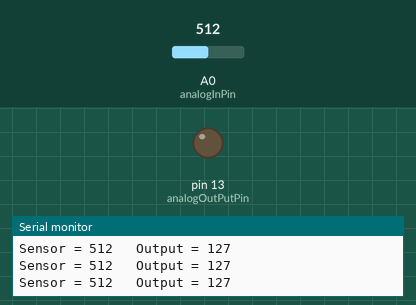
The sketch below on a simulated Arduino Uno, built with avr-gcc and run on an emulated ATmega328P. Parts: output pins drawn as LEDs (lit = HIGH), the last lines printed to the serial monitor. The test bench sets the inputs (shaded band); at power-on: A0 (analogInPin) = 512.

Above: at 1.2 s.
1.3 s: A0 (analogInPin) set to 523
At 1.8 s:
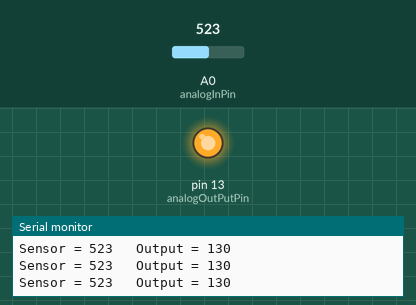
2.8 s: A0 (analogInPin) set to 511
At 3.5 s:
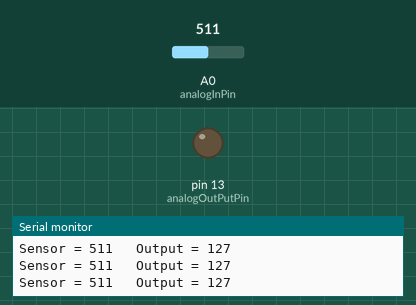
5.8 s: A0 (analogInPin) set to 716
At 7.0 s:
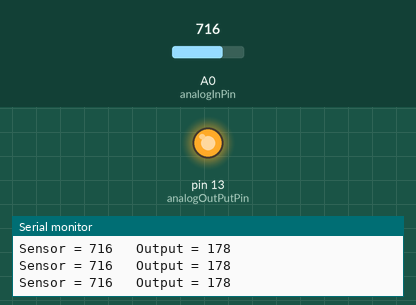
Timing chart, 0 to 8.8 s (numbered marks = the images above; inputs shaded):
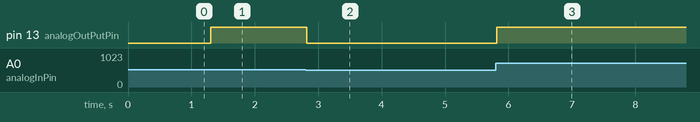

Measured:
- the behaviour switches between 513 and 514 on A0 (analogInPin) (found by bisection; images 0 and 1)
- after the input at 1.3 s, pin 13 (analogOutPutPin): LOW → HIGH at once
- after the input at 2.8 s, pin 13 (analogOutPutPin): HIGH → LOW at once
- after the input at 5.8 s, pin 13 (analogOutPutPin): LOW → HIGH at once

The sketch:

Circuit_02_B.ino
```cpp
/* POTENTIOMETER

   Analog input, anlog output, serial output

   Reads an analog input pin, maps the result to a range from 0 to 255
   and uses the result to set the PWM of an output pin.

   Also prints the results to the serial monitor.

   The circuit :
     * potentiometer connected to analog pin 0.
       Center pin of the potentiometer goes to the analog pin.
       side pins of the potentiometer go to +5v and ground
     * LED connected from digital pin 9 to ground
*/

const int analogInPin = A0;  // Analog input pin for the potentiometer
const int analogOutPutPin = 13; // analog output pin that the LED is attached

int sensorValue = 0; // value read from the POT
int outputValue = 0; // value output to the PWM

void setup() {
  // Initialize serial communication at 9600 bps:
  Serial.begin(9600);
}

void loop() {
  // read the analog in value
  sensorValue = analogRead(analogInPin);
  // map it to the range of the analog out:
  outputValue = map(sensorValue, 0, 1023, 0,255);
  // change the analog out values;
  analogWrite( analogOutPutPin, outputValue );

  // Print the results to the serial monitor:
  Serial.print("Sensor = ");
  Serial.print(sensorValue);
  Serial.print("\t Output = ");
  Serial.println(outputValue);

  // Wait 2 milliseconds before the next loop
  // for the analog to digital converter to settle
  // after the last reading;
  delay(2);
}
```
